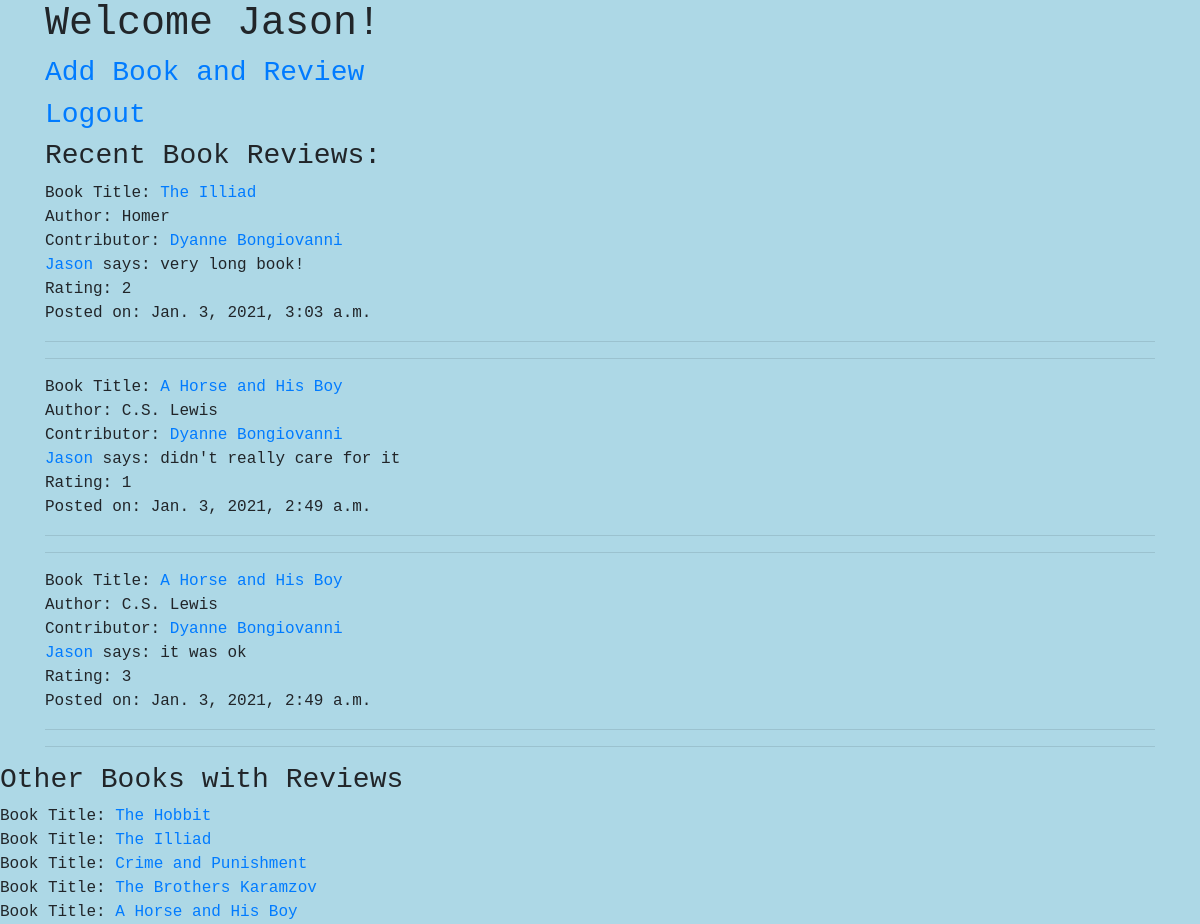
Screenshot of /reads/ (signed in) with the database file from the repository.
### registration_app/models.py (models this page shows)
class User(models.Model):
    first_name = models.CharField(max_length=45)
    last_name = models.CharField(max_length=45)
    email = models.EmailField(unique=True)
    password = models.CharField(max_length=255)
    objects = UserManager()

### reads_app/models.py (models this page shows)
class Review(models.Model):
    content = models.CharField(max_length=255)
    rating = models.IntegerField()
    poster = models.ForeignKey(User, related_name="user_reviews", on_delete=models.CASCADE)
    book = models.ForeignKey(Book, related_name="book_reviews", on_delete=models.CASCADE)
    created_at = models.DateTimeField(auto_now_add = True)
    updated_at = models.DateTimeField(auto_now = True)
    objects = BookManager()

class Book(models.Model):
    title = models.CharField(max_length=255)
    contributor = models.ForeignKey(User, related_name = "book_added", on_delete = models.CASCADE)
    author = models.ForeignKey(Author, related_name = "book_written", on_delete = models.CASCADE)
    created_at = models.DateTimeField(auto_now_add = True)
    updated_at = models.DateTimeField(auto_now = True)
    objects = BookManager()

class Author(models.Model):
    name = models.CharField(max_length=255)
    created_at = models.DateTimeField(auto_now_add = True)
    updated_at = models.DateTimeField(auto_now = True)
    objects = BookManager()

### reads_app/views.py (the view)
# urls.py: path('', views.index),
def index(request):
    context = {
        "user": User.objects.get(id = request.session['user_id']),
        "recent_reviews": Review.objects.all().order_by('-created_at')[0:3],
        "books": Book.objects.all()
    }
    return render(request, "books_home.html", context)

### reads_app/templates/books_home.html (shortened to what this page needs)
<!DOCTYPE html>
<html lang="en">
<head>
    <link href="https://stackpath.bootstrapcdn.com/bootstrap/4.5.0/css/bootstrap.min.css" rel="stylesheet">
    {% load static %}
    <link rel="stylesheet" href="{% static 'logreg/style.css' %}">
</head>
<body class="body_home">
    <div class="container">
        <h1>Welcome {{user.first_name}}!</h1>
        <h3><a href="add_book">Add Book and Review</a></h3>
        <h3><a href="/">Logout</a></h3>
        <h3>Recent Book Reviews:</h3>
        {% for review in recent_reviews %}
            Book Title: <a href="{{review.book.id}}">{{review.book.title}}</a><br>
            Author: {{review.book.author.name}}<br>
            Contributor: <a href="user/{{review.book.contributor.id}}">{{review.book.contributor.first_name}} {{review.book.contributor.last_name}}</a><br>
            <a href="user/{{review.poster.id}}">{{review.poster.first_name}} {{reviewsposter.last_name}}</a> says: {{review.content}}<br>
            Rating: {{review.rating}}<br>
            Posted on: {{review.created_at}}<br>
            <hr>
            <hr>
        {% endfor %}
    </div>
    <div class="container2">
        <h3>Other Books with Reviews</h3>
        {% for Book in books %}
                Book Title: <a href="{{Book.id}}">{{Book.title}}</a><br>
        {% endfor %}
    </div>
</body>
</html>

### registration_app/static/logreg/style.css (style rules this page uses)
* { font-family: 'Hermit', monospace; }
body { background-color: lightblue; }

### rows the page displays
User: first_name "Jason"
Review: book "The Illiad", book.author.name "Homer", book.contributor.first_name "Dyanne", book.contributor.last_name "Bongiovanni", poster.first_name "Jason", content "very long book!", rating "2", created_at "Jan. 3, 2021, 3:03 a.m."
Review: book "A Horse and His Boy", book.author.name "C.S. Lewis", book.contributor.first_name "Dyanne", book.contributor.last_name "Bongiovanni", poster.first_name "Jason", content "didn't really care for it", rating "1", created_at "Jan. 3, 2021, 2:49 a.m."
Review: book "A Horse and His Boy", book.author.name "C.S. Lewis", book.contributor.first_name "Dyanne", book.contributor.last_name "Bongiovanni", poster.first_name "Jason", content "it was ok", rating "3", created_at "Jan. 3, 2021, 2:49 a.m."
Book: title "The Hobbit"
Book: title "The Illiad"
Book: title "Crime and Punishment"
Book: title "The Brothers Karamzov"
Book: title "A Horse and His Boy"
